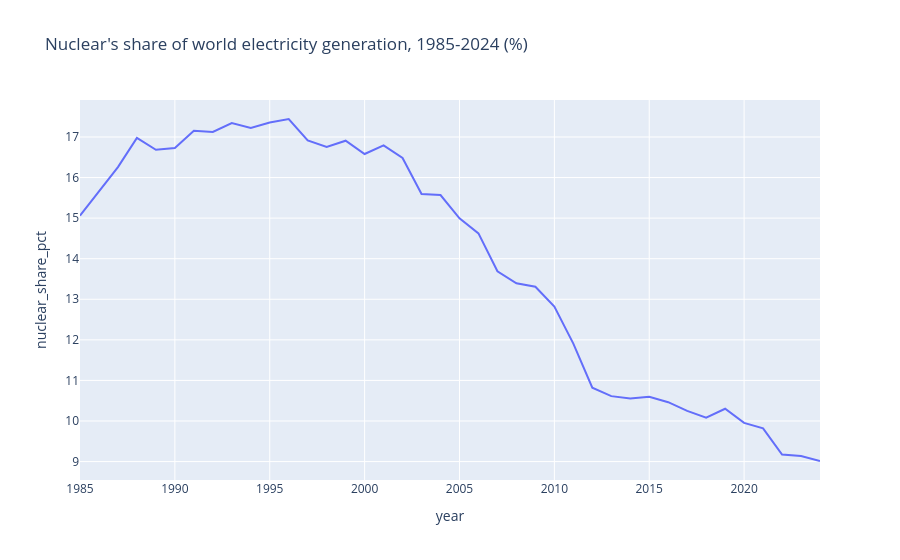

This figure's notebook cell:
### Code cell
nuclear_share = (world_generation['nuclear'] / world_generation['elect'] * 100).rename('nuclear_share_pct')

fig = px.line(
    nuclear_share.reset_index(), x='year', y='nuclear_share_pct',
    title=f"Nuclear's share of world electricity generation, {world_generation.index.min()}-{world_generation.index.max()} (%)"
)
fig.show()

### Figure 1 — Plotly figure (JSON) as saved in the notebook; plotly's stock layout.template omitted (floating-point values rounded to 4 significant figures)
{"data": [{"hovertemplate": "year=%{x}<br>nuclear_share_pct=%{y}<extra></extra>", "legendgroup": "", "line": {"color": "#636efa", "dash": "solid"}, "marker": {"symbol": "circle"}, "mode": "lines", "name": "", "orientation": "v", "showlegend": false, "type": "scatter", "x": [1985, 1986, 1987, 1988, 1989, 1990, 1991, 1992, 1993, 1994, 1995, 1996, 1997, 1998, 1999, 2000, 2001, 2002, 2003, 2004, 2005, 2006, 2007, 2008, 2009, 2010, 2011, 2012, 2013, 2014, 2015, 2016, 2017, 2018, 2019, 2020, 2021, 2022, 2023, 2024], "xaxis": "x", "y": [15.06, 15.66, 16.26, 16.98, 16.68, 16.73, 17.15, 17.12, 17.34, 17.22, 17.36, 17.44, 16.92, 16.75, 16.91, 16.58, 16.79, 16.48, 15.6, 15.57, 14.99, 14.62, 13.69, 13.39, 13.31, 12.82, 11.91, 10.82, 10.61, 10.56, 10.6, 10.46, 10.25, 10.08, 10.3, 9.953, 9.819, 9.175, 9.137, 9.014], "yaxis": "y"}], "layout": {"legend": {"tracegroupgap": 0}, "title": {"text": "Nuclear's share of world electricity generation, 1985-2024 (%)"}, "xaxis": {"anchor": "y", "domain": [0.0, 1.0], "title": {"text": "year"}}, "yaxis": {"anchor": "x", "domain": [0.0, 1.0], "title": {"text": "nuclear_share_pct"}}}}
